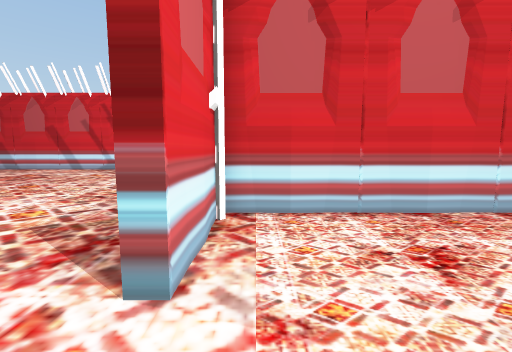
view 1 (above)

16 first-person views from a walk through a 3-D level made in the Unity game engine. The camera is 1.4 m above the floor, tilts 6° down and sees 90° across. The floor is counted in squares, 1 m on a side. Each view is taken from the middle of a square. On the plan, view 1 faces up. The plan holds only what a view shows up to about 13 squares ahead; the rest is blank. Some animated figures are not drawn. Some surface patterns are stand-ins.

view 2
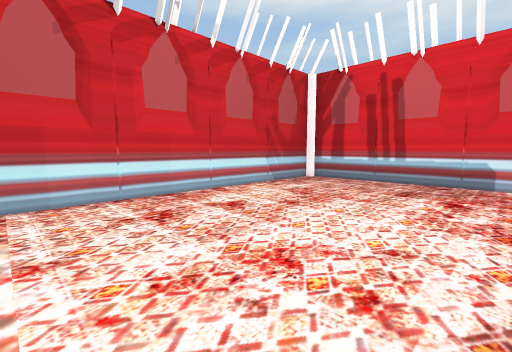

view 3
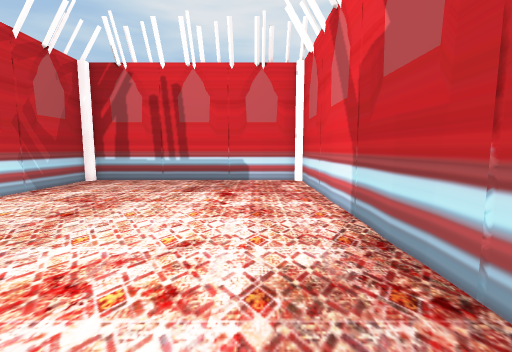

view 4
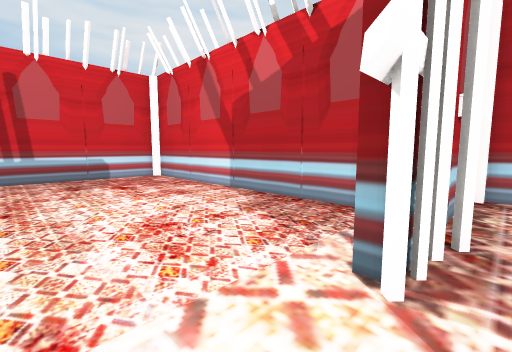

view 5
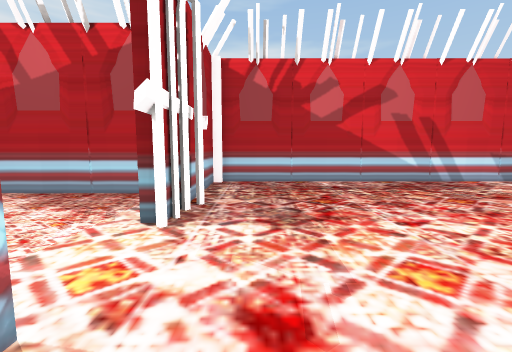

view 6
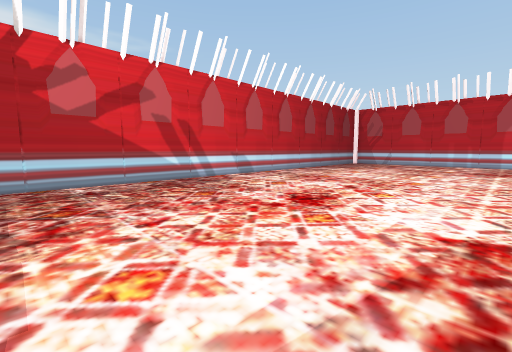

view 7
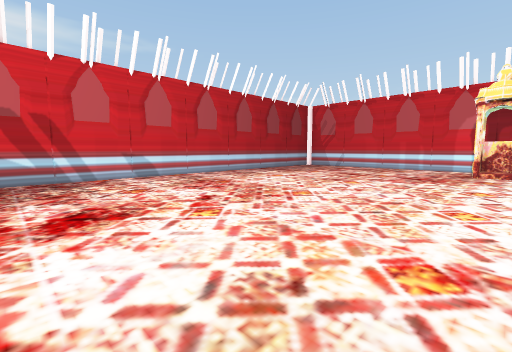

view 8
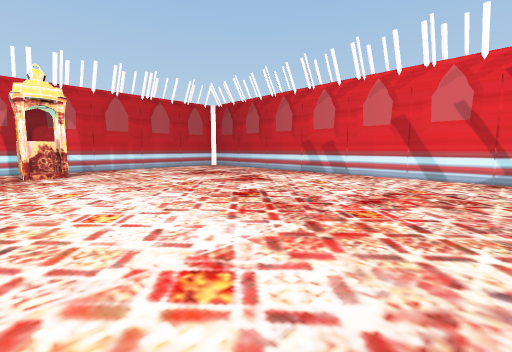

view 9
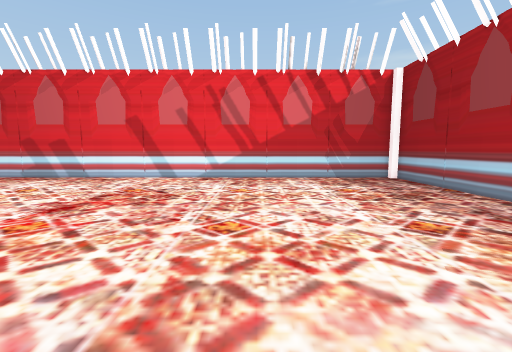

view 10
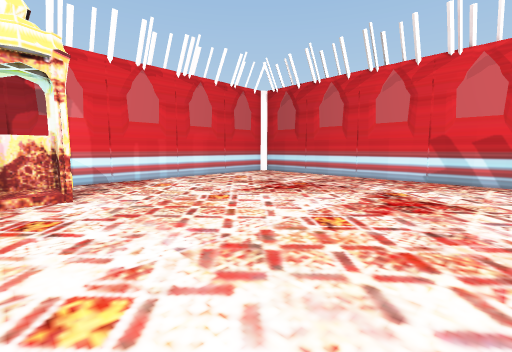

view 11
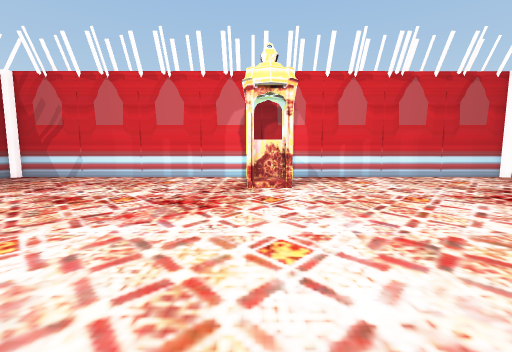

view 12
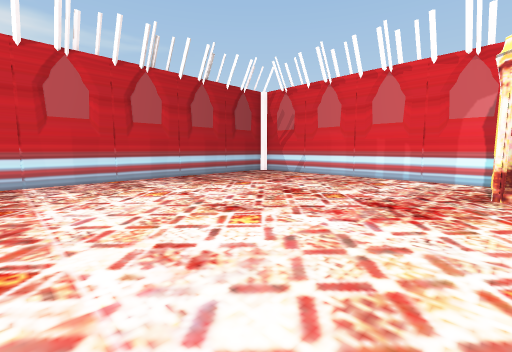

view 13
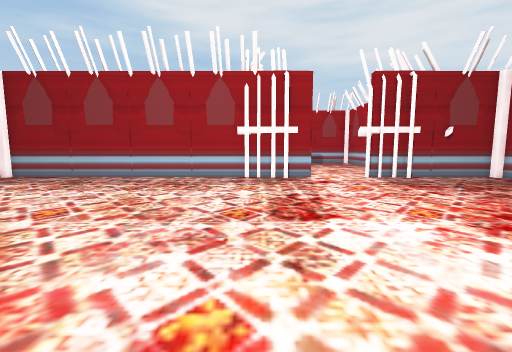

view 14
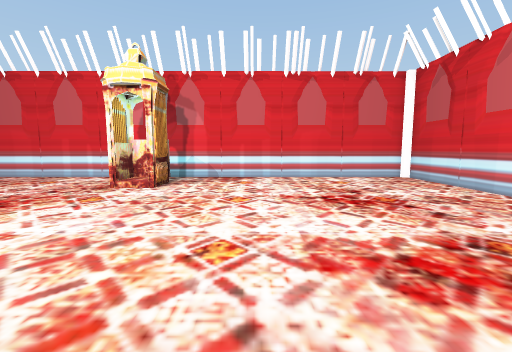

view 15
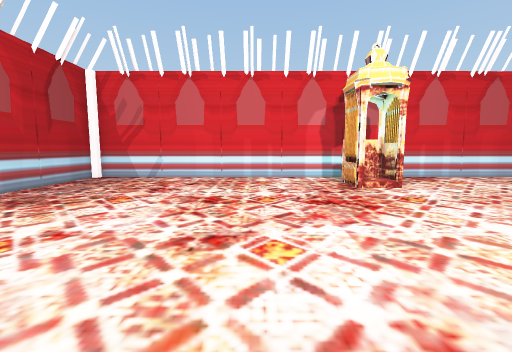

view 16
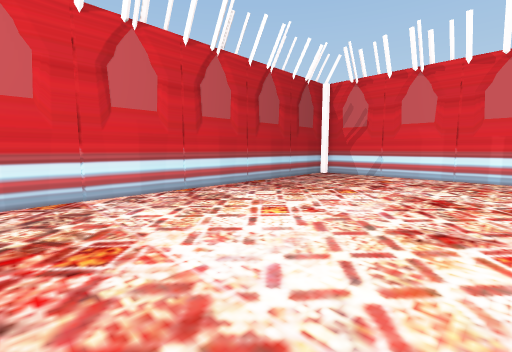

### Floor plan
Ten units are one square. View 1 is at (0, 0); x grows to the right and y downward. Boxes are objects, and circles mark ways between rooms. Rooms are numbered by the first view taken in them; rooms with no view inside come last. Other rooms are left out.
<svg viewBox="-293 -181 414 256">
<path fill="none" stroke="#000" d="M5 41 113 41M-8 -51 -8 -22M112 -51 112 -55 -7 -55M116 37 116 -53M-12 -49 -12 -54M-12 -55 -12 -173M-12 -41 -12 -48M-8 -22 -12 -22 -12 -40M-16 -171 -16 -176 -285 -176M-285 70 -15 70M-12 68 -12 8 -7 8M-288 -174 -288 67"/>
<rect x="-275" y="-65" width="30" height="20" fill="#bbb"><title>elevator</title></rect>
<circle cx="-10" cy="-10" r="3" fill="#2a7"/>
<text x="50" y="-10">1</text>
<text x="-150" y="-50">2</text>
</svg>
Room 1 opens to room 2.

Where each view was taken, in squares from view 1:
view 1: 0 up, 0 right, facing up
view 2: 2 down, 0 right, facing up-right
view 3: 2 down, 0 right, facing right
view 4: 2 up, 2 left, facing down-right
view 5: 4 up, 3 left, facing down
view 6: 4 up, 4 left, facing down-left
view 7: 6 up, 9 left, facing down-left
view 8: 4 up, 10 left, facing up-left
view 9: 5 up, 8 left, facing up
view 10: 5 up, 17 left, facing up-left
view 11: 5 up, 16 left, facing left
view 12: 5 up, 16 left, facing down-left
view 13: 5 up, 14 left, facing right
view 14: 10 up, 16 left, facing left
view 15: 1 up, 16 left, facing left
view 16: 1 up, 15 left, facing down-left
